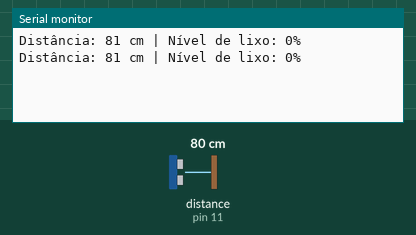
Recording of a sketch running on a simulated Arduino Uno, built with avr-gcc and run on an emulated ATmega328P. Parts: the last lines printed to the serial monitor. The test bench sets the inputs (shaded band); at power-on: distance to the obstacle (sensor on pin 11) 80 cm. The echo pulse lasts 58.3 µs per cm.

Above: at 2.8 s.
2.9 s: distance to the obstacle (sensor on pin 11) set to 250 cm
At 3.7 s:
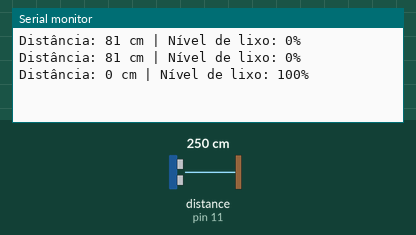
7.1 s: distance to the obstacle (sensor on pin 11) set to 2 cm
At 7.9 s:
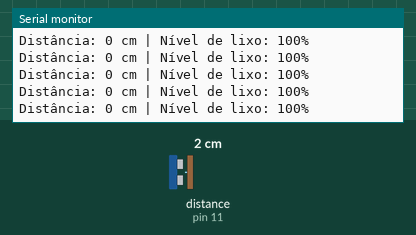
Timing chart, 0 to 10.1 s (numbered marks = the images above; inputs shaded):
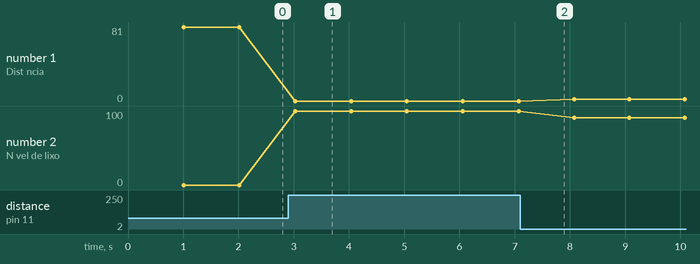

The sketch:

codigo-lixeira_.ino
```cpp
#include <NewPing.h>

#define TRIGGER_PIN  12
#define ECHO_PIN     11
#define MAX_DISTANCE 200

NewPing sonar(TRIGGER_PIN, ECHO_PIN, MAX_DISTANCE);

void setup() {
  Serial.begin(9600);
}

void loop() {
  delay(1000); // Espera 10 segundos

  int distance = sonar.ping_cm();
  // Calcula a porcentagem em relação à profundidade máxima da lixeira
  int trashPercentage = map(distance, 0, 21, 100, 0);
  // Garante que a porcentagem esteja no intervalo de 0 a 100
  trashPercentage = constrain(trashPercentage, 0, 100);

  // Exibe o resultado no monitor serial
  Serial.print("Distância: ");
  Serial.print(distance);
  Serial.print(" cm | Nível de lixo: ");
  Serial.print(trashPercentage);
  Serial.println("%");

  // Verifica se a lixeira está cheia (100%)
  if (trashPercentage == 1000) {
    Serial.println("ALERTA: A lixeira está cheia!");
    // Adicione aqui o código para alertar o usuário, como enviar uma mensagem ou acionar um alarme.
  }
}
```

Measured:
- after the input at 2.9 s, the serial monitor: prints a new line after 0.12 s (image 1)
- plotted number 1: 0 → 2 after the input at 7.1 s
- plotted number 2: 0 → 100 after the input at 2.9 s, 100 → 91 after the input at 7.1 s
